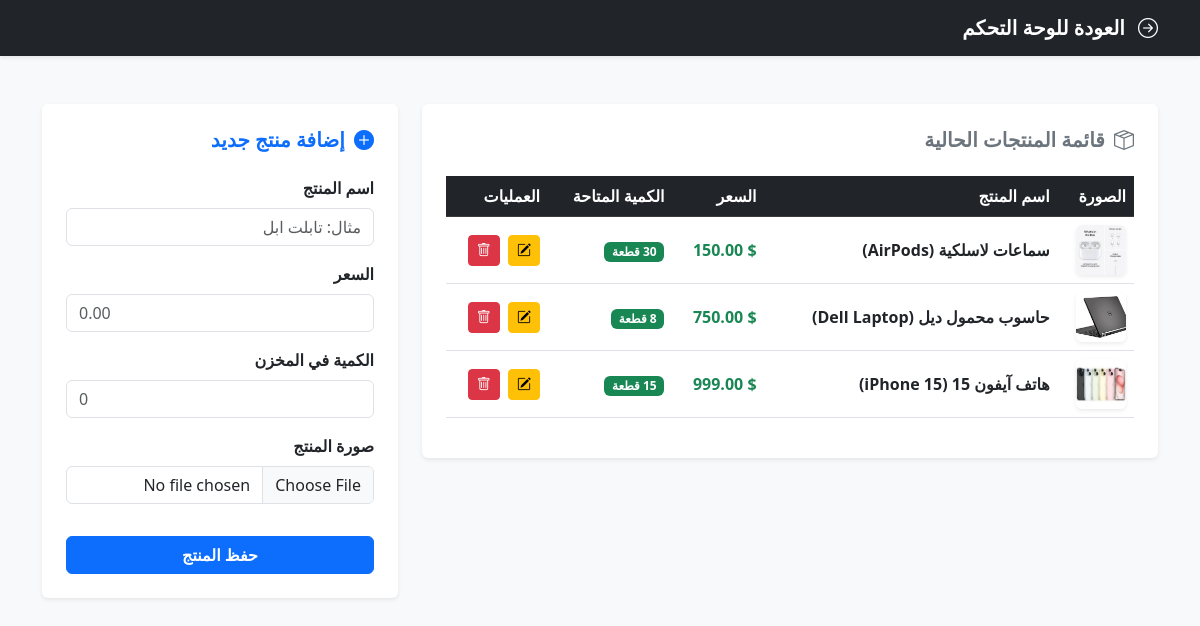
The page /products.php (signed in) on the database its author committed.
### tables this page shows
CREATE TABLE `products` (
  `id` int(11) NOT NULL,
  `category_id` int(11) DEFAULT NULL,
  `name` varchar(150) NOT NULL,
  `price` decimal(10,2) NOT NULL,
  `quantity` int(11) NOT NULL DEFAULT 0,
  `image` varchar(255) DEFAULT NULL
);

### products.php (the view, shortened to what this page needs)
<?php
require_once 'check_auth.php';
$query = $conn->query("SELECT * FROM products ORDER BY id DESC");
$products = $query->fetchAll(PDO::FETCH_ASSOC);
?>
<!DOCTYPE html>
<html lang="ar" dir="rtl">
<head>
    <link rel="stylesheet" href="https://cdn.jsdelivr.net/npm/bootstrap@5.3.0/dist/css/bootstrap.rtl.min.css">
    <link rel="stylesheet" href="https://cdn.jsdelivr.net/npm/bootstrap-icons@1.10.0/font/bootstrap-icons.css">
</head>
<body class="bg-light">
    <nav class="navbar navbar-expand-lg navbar-dark bg-dark shadow-sm mb-5">
        <div class="container">
            <a class="navbar-brand fw-bold" href="dashboard.php">
                <i class="bi bi-arrow-right-circle me-2"></i> العودة للوحة التحكم
            </a>
        </div>
    </nav>
    <div class="container">
        <div class="row g-4">
            <div class="col-md-8">
                <div class="card p-4 shadow-sm border-0">
                    <h5 class="fw-bold text-secondary mb-4"><i class="bi bi-box-seam me-1"></i> قائمة المنتجات الحالية</h5>
                    <div class="table-responsive">
                        <table class="table table-hover align-middle">
                            <thead class="table-dark">
                                <tr>
                                    <th>الصورة</th>
                                    <th>اسم المنتج</th>
                                    <th>السعر</th>
                                    <th>الكمية المتاحة</th>
                                    <th>العمليات</th>
                                </tr>
                            </thead>
                            <tbody>
                                <?php if(count($products) == 0): ?>
                                    <tr><td colspan="5" class="text-center text-muted py-4">لا توجد منتجات مضافة حالياً.</td></tr>
                                <?php else: ?>
                                    <?php foreach($products as $prod): ?>
                                        <tr>
                                            <td>
                                                <?php if(!empty($prod['image']) && file_exists("uploads/" . $prod['image'])): ?>
                                                    <img src="uploads/<?php echo $prod['image']; ?>" class="rounded shadow-sm" style="width: 50px; height: 50px; object-fit: cover;">
                                                <?php else: ?>
                                                    <span class="text-muted small">لا توجد صورة</span>
                                                <?php endif; ?>
                                            </td>
                                            <td class="fw-bold"><?php echo $prod['name']; ?></td>
                                            <td class="text-success fw-bold">$ <?php echo number_format($prod['price'], 2); ?></td>
                                            <td>
                                                <span class="badge <?php echo $prod['quantity'] > 5 ? 'bg-success' : 'bg-danger'; ?>">
                                                    <?php echo $prod['quantity']; ?> قطعة
                                                </span>
                                            </td>
                                            <td>
                                                <a href="edit_product.php?id=<?php echo $prod['id']; ?>" class="btn btn-sm btn-warning me-1">
                                                    <i class="bi bi-pencil-square"></i>
                                                </a>
                                                <a href="products.php?delete_id=<?php echo $prod['id']; ?>" class="btn btn-sm btn-danger" onclick="return confirm('هل أنت متأكد من رغبتك في حذف هذا المنتج نهائياً؟');">
                                                    <i class="bi bi-trash"></i>
                                                </a>
                                            </td>
                                        </tr>
                                    <?php endforeach; ?>
                                <?php endif; ?>
                            </tbody>
                        </table>
                    </div>
                </div>
            </div>
            <div class="col-md-4">
                <div class="card p-4 shadow-sm border-0">
                    <h5 class="fw-bold text-primary mb-4"><i class="bi bi-plus-circle-fill me-1"></i> إضافة منتج جديد</h5>
                    <form method="POST" action="" enctype="multipart/form-data">
                        <div class="mb-3">
                            <label class="form-label fw-semibold">اسم المنتج</label>
                            <input type="text" name="name" class="form-control" required placeholder="مثال: تابلت ابل">
                        </div>
                        <div class="mb-3">
                            <label class="form-label fw-semibold">السعر</label>
                            <input type="number" step="0.01" name="price" class="form-control" required placeholder="0.00">
                        </div>
                        <div class="mb-3">
                            <label class="form-label fw-semibold">الكمية في المخزن</label>
                            <input type="number" name="quantity" class="form-control" required placeholder="0">
                        </div>
                        <div class="mb-3">
                            <label class="form-label fw-semibold">صورة المنتج</label>
                            <input type="file" name="image" class="form-control" required>
                        </div>
                        <button type="submit" name="add_product" class="btn btn-primary w-100 mt-3 fw-bold">حفظ المنتج</button>
                    </form>
                </div>
            </div>
        </div>
    </div>
</body>
</html>

### products.php (style rules this page uses)
body { font-family: 'Segoe UI', Tahoma, Geneva, Verdana, sans-serif; }

### rows shown on the page
products: image (picture), name "سماعات لاسلكية (AirPods)", price "150.00", quantity "30"
products: image (picture), name "حاسوب محمول ديل (Dell Laptop)", price "750.00", quantity "8"
products: image (picture), name "هاتف آيفون 15 (iPhone 15)", price "999.00", quantity "15"
